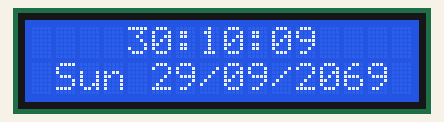
The sketch below on a simulated Arduino Uno, built with avr-gcc and run on an emulated ATmega328P. Shown: 16×2 character LCD. Wiring (inferred from the names in the program): DS1307 clock at I2C address 0x68. The local clock reads 2024-03-15 10:24:30 at power-on unless the sketch sets it; what the sketch prints to the serial monitor is not drawn.

Above: at 1.5 s.
At 5.5 s:
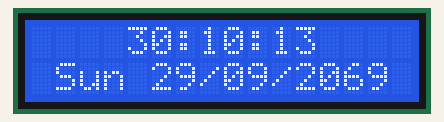
At 10.6 s:
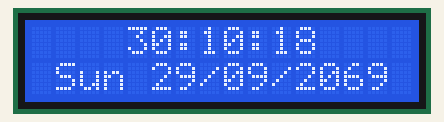
At 19.6 s:
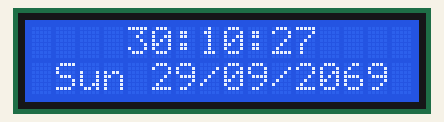
At 28.7 s:
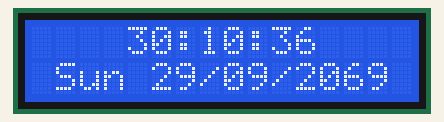
At 38.8 s:
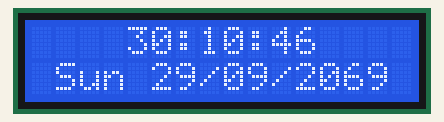

The sketch:

clock.ino
```cpp
#include "Wire.h"
#include <LiquidCrystal.h>
#define DS1307_I2C_ADDRESS 0x68
LiquidCrystal lcd(12, 11, 5, 4, 3, 2);
int i;

byte bcdToDec(byte val)
{
  return ( (val/16*10) + (val%16) );
}
byte decToBcd(byte val)
{
  return ( (val/10*16) + (val%10) );
}
 void setDateDs1307()
{
     byte second, minute, hour, dayOfWeek, dayOfMonth, month, year;
    byte test;
    byte zero;
    second = (byte) ((Serial.read() - 48) * 10 + (Serial.read() - 48)); // Use of (byte) type casting and ascii math to achieve result.
    minute = (byte) ((Serial.read() - 48) *10 +  (Serial.read() - 48));
   hour  = (byte) ((Serial.read() - 48) *10 +  (Serial.read() - 48));
   dayOfWeek = (byte) (Serial.read() - 48);
   dayOfMonth = (byte) ((Serial.read() - 48) *10 +  (Serial.read() - 48));
   month = (byte) ((Serial.read() - 48) *10 +  (Serial.read() - 48));
   year= (byte) ((Serial.read() - 48) *10 +  (Serial.read() - 48));
   Wire.beginTransmission(DS1307_I2C_ADDRESS);
   Wire.write(zero);
   Wire.write(decToBcd(second) & 0x7f);    // 0 to bit 7 starts the clock
   Wire.write(decToBcd(minute));
   Wire.write(decToBcd(hour));      // If you want 12 hour am/pm you need to set
                                   // bit 6 (also need to change readDateDs1307)
   Wire.write(decToBcd(dayOfWeek));
   Wire.write(decToBcd(dayOfMonth));
   Wire.write(decToBcd(month));
   Wire.write(decToBcd(year));
   Wire.endTransmission();
}
void initialize_timer(){
  Wire.beginTransmission(DS1307_I2C_ADDRESS);   // 255 will be the init value and 0 will be considered
                                                            // an error that occurs when the RTC is in Battery mode.
   Wire.write(0x08); // Set the register pointer to be just past the date/time registers.
   for (i = 1; i <= 24; i++) {
       Wire.write(0Xff);
      delay(10);
   }
   Wire.endTransmission();
   Wire.beginTransmission(DS1307_I2C_ADDRESS);
   Wire.write(0x21); // Set the register pointer to 33 for second half of registers. Only 32 writes per connection allowed.
   for (i = 1; i <= 33; i++) {
       Wire.write(0Xff);
      delay(10);
   }
   Wire.endTransmission();
   //getDateDs1307();
     byte second, minute, hour, dayOfWeek, dayOfMonth, month, year;
    String s, m, d, mth, h;
   getDateDs1307(&second, &minute, &hour, &dayOfWeek, &dayOfMonth, &month, &year);
   Serial.println(": RTC1307 Initialized Memory");
}
void getDateDs1307(byte *second,byte *minute,byte *hour,byte *dayOfWeek,byte *dayOfMonth,byte *month,byte *year)
{
  Wire.beginTransmission(DS1307_I2C_ADDRESS);
  Wire.write(0);
  Wire.endTransmission();

  Wire.requestFrom(DS1307_I2C_ADDRESS, 7);

  *second     = bcdToDec(Wire.read() & 0x7f);
  *minute     = bcdToDec(Wire.read());
  *hour       = bcdToDec(Wire.read() & 0x3f);
  *dayOfWeek  = bcdToDec(Wire.read());
  *dayOfMonth = bcdToDec(Wire.read());
  *month      = bcdToDec(Wire.read());
  *year       = bcdToDec(Wire.read());
}


void setup()
{
  byte second, minute, hour, dayOfWeek, dayOfMonth, month, year;
  Wire.begin();
  // AMEND IF YOUR USING A DIFFERENT LCD SCREEN //
  lcd.begin(16, 2);
  Serial.begin(9600);
    //add if the time reading is not changing, initialize it
    initialize_timer();
  delay(400);
  setDateDs1307();
  delay(400);
}

void loop()
{


  byte second, minute, hour, dayOfWeek, dayOfMonth, month, year;
  String s, m, d, mth, h;

  getDateDs1307(&second, &minute, &hour, &dayOfWeek, &dayOfMonth, &month, &year);

  if (second < 10) { s = "0" + String(second); } else { s = String(second); }
  if (minute < 10) { m = "0" + String(minute); } else { m = String(minute); }
  h = String(hour);
  if (dayOfMonth < 10) { d = "0" + String(dayOfMonth); } else { d = String(dayOfMonth); }
  if (month < 10) { mth = "0" + String(month); } else { mth = String(month); }

  char* days[] = { "NA", "Mon", "Tue", "Wed", "Thu", "Fri", "Sat", "Sun" };

   //delay(100);
  lcd.clear();
  // JUMP TO CENTER ON A 16X2 SCREEN //
  lcd.setCursor(4,0);
  // CHANGE THE FOLLOWING TO SET THE DATE IN TO YOUR PREFERED ORDER //
  lcd.print(h + ":" + m + ":" + s);
  Serial.println(h + ":" + m + ":" + s);
  // NEXT LINE, 1 SPACE IN FROM THE LEFT //
  lcd.setCursor(1,1);
  // PREFIX THE 20 AS THE RTC CHIP ONLY USES 2 DIGITS FOR THE YEAR //
  lcd.print(String(days[dayOfWeek]) + " " + d + "/" + mth + "/20" + year);

  delay(1000); // Wait 1 second
}
```

Measured:
- what the display in image 0 shows lasts 1.1 s, from 1.4 s to 2.5 s
